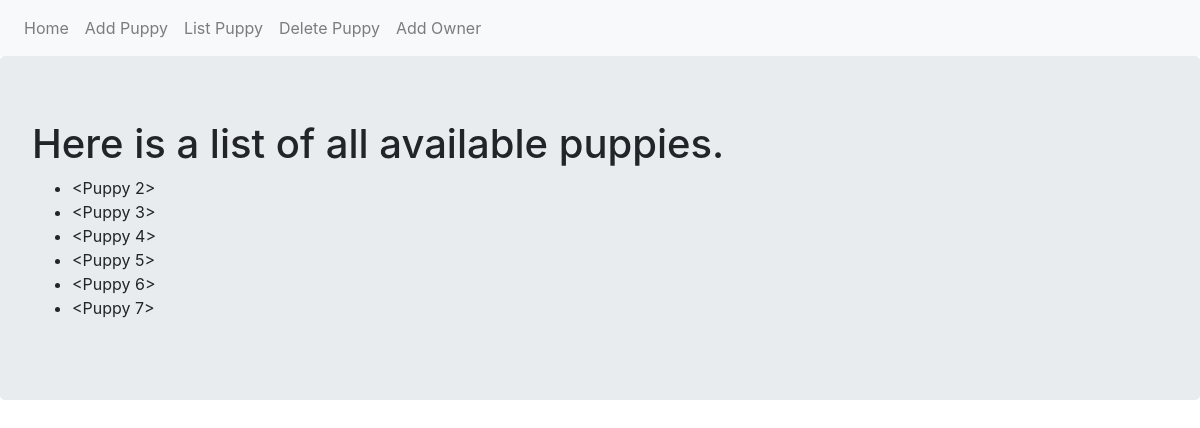
/list, run on an earlier commit of the app's database.
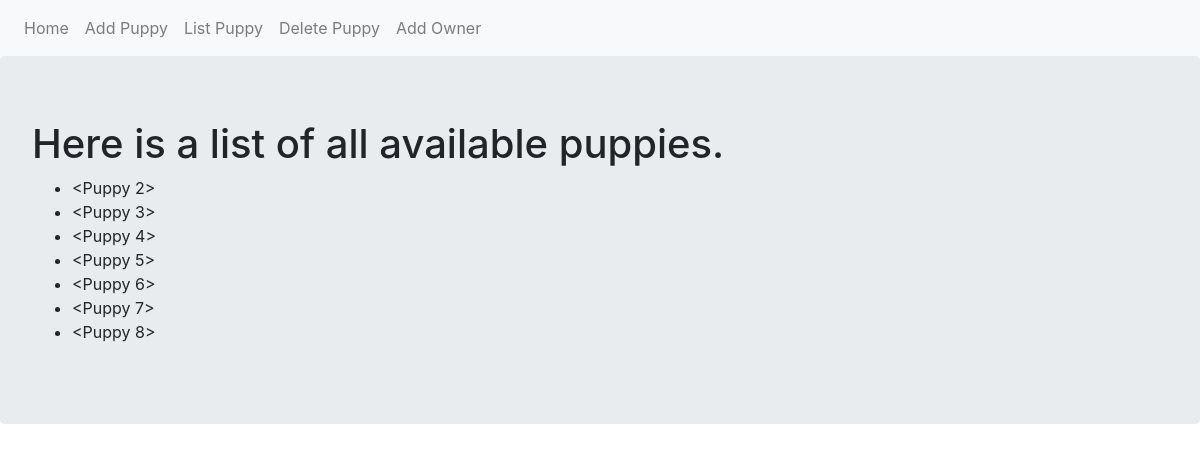
And on a later commit of the database.
### ExampleSite/adoption_site.py (models this page shows, shortened)
class Puppy(db.Model):
    __tablename__='puppies'
    id=db.Column(db.Integer,primary_key=True)
    name=db.Column(db.Text)
    owner=db.relationship('Owner',backref='puppy',uselist=False)

### ExampleSite/adoption_site.py (the view)
@app.route('/list')
def list_pup():
    puppies=Puppy.query.all()
    return render_template('list.html',puppies=puppies)

### ExampleSite/templates/list.html
{% extends "base.html" %}
{% block content %}
<div class="jumbotron">
  <h1>Here is a list of all available puppies.</h1>
  <ul>
    {% for pup in puppies  %}
    <li>{{pup}}</li>
    {% endfor %}
  </ul>
</div>
{% endblock %}

### ExampleSite/templates/base.html (shortened to what this page needs)
<!DOCTYPE html>
<html lang="en">
<head>
    <link rel="stylesheet" href="https://maxcdn.bootstrapcdn.com/bootstrap/4.0.0/css/bootstrap.min.css">
</head>
<body>
    <nav class="navbar navbar-expand-lg navbar-light bg-light">
        <div class="navbar-nav">
            <a class="nav-item nav-link" href="{{url_for('index')}}">Home</a>
            <a class="nav-item nav-link" href="{{url_for('add_pup')}}">Add Puppy</a>
            <a class="nav-item nav-link" href="{{url_for('list_pup')}}">List Puppy</a>
            <a class="nav-item nav-link" href="{{url_for('delete_pup')}}">Delete Puppy</a>
            <a class="nav-item nav-link" href="{{url_for('add_owner')}}">Add Owner</a>
        </div>
    </nav>
    {% block content %}
    {% endblock %}
</body>
</html>

What changed in the data, as far as the page shows it:
added Puppy: pup "<Puppy 8>"
